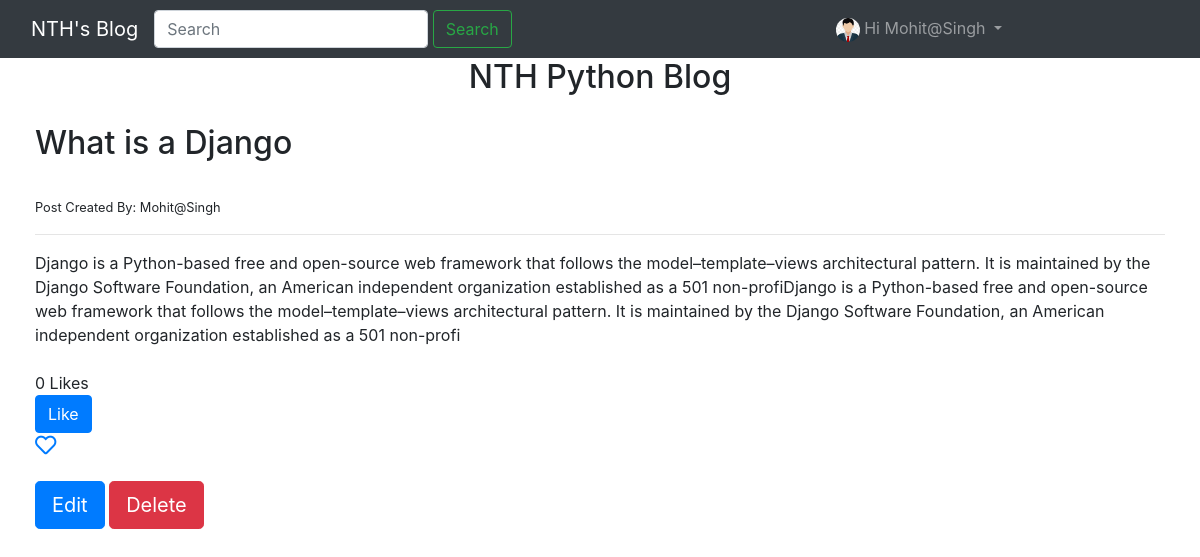
The page /nthblog/2/what-is-a-django/ (signed in) on the database its author committed.
### Blogproject/models.py (models this page shows, shortened)
class Profile(models.Model):
    user = models.OneToOneField(User , on_delete=models.CASCADE)
    dob = models.DateField(null=True, blank=True)
    phote = models.ImageField(null=True, blank=True, upload_to='myimages')

class Post(models.Model):
    STATUS_CHOICES = (
        ('draft', 'draft'),
        ('published', 'published')
    )
    title = models.CharField(max_length=50)
    slug = models.CharField(max_length=50)
    author = models.ForeignKey(User, on_delete=models.CASCADE)
    body = models.TextField()
    likes = models.ManyToManyField(User, blank=True, related_name='likes')
    created = models.DateTimeField(auto_now_add=True)
    updated = models.DateTimeField(auto_now=True)
    status = models.CharField(max_length=20, choices=STATUS_CHOICES, default='draft')
    favourite = models.ManyToManyField(User, related_name='favourite', blank=True)
    restrict_comment = models.BooleanField(default=False)
    def total_likes(self):
        return self.likes.count()

### Blogproject/views.py (the view)
# urls.py: url(r'^nthblog/(?P<id>\d+)/(?P<slug>[\w-]+)/$',views.post_detail, name='post_detail'),
@login_required(login_url='login')
def post_detail(request, id, slug):
    post = get_object_or_404(Post, id=id, slug=slug)
    comments = Comment.objects.filter(post=post, reply=None).order_by('-id')
    is_liked = False
    if post.likes.filter(id=request.user.id).exists():
        is_liked = True
    is_favourite = False
    if post.favourite.filter(id=request.user.id).exists():
        is_favourite = True
    if request.method == "POST":
        comment_form = CommentForm(request.POST or None)
        if comment_form.is_valid():
            content = request.POST.get('content')
            reply_id = request.POST.get('comment_id')
            comment_qs = None
            if reply_id:
                comment_qs = Comment.objects.get(id=reply_id)
            comment = Comment.objects.create(post=post, user=request.user, content=content, reply=comment_qs)
            comment.save()
            return HttpResponseRedirect(post.get_absolute_url())
    else:
        comment_form = CommentForm()
    context = {
        'post': post,
        'is_liked': is_liked,
        'is_favourite': is_favourite,
        'total_likes': post.total_likes(),
        'comments': comments,
        'comment_form': comment_form
    }
    return render(request, 'post_details.html', context)

### Blogproject/form.py
class CommentForm(forms.ModelForm):
    content = forms.CharField(
        label="",
        widget=forms.Textarea(
            attrs={
                'class':'form-control',
                'placeholder':'Write Reply Here...',
                'rows':'4',
                'cols':'50'
            }
        )
    )
    class Meta:
        model = Comment
        fields = ('content',)

### templates/post_details.html (shortened to what this page needs)
{% extends 'base.html' %}
{% block content %}
{% include 'alerts.html' %}
<div class="container-fluid" style="margin: 20px;">
    <h2>{{ post.title }}</h2><br>
    <small>Post Created By: {{ post.author }}</small>
    <hr>
    {{ post.body }}<br><br>
    {{ total_likes }} Like{{ total_likes|pluralize }}
    <br>
    <form action="{% url 'like_post' %}" method="POST">
        {% if is_liked %}
        <button type="submit" name="post_id" value="{{ post.id }}" class="btn btn-danger">Dislike</button>
        {% else %}
        <button type="submit" name="post_id" value="{{ post.id }}" class="btn btn-primary">Like</button>
        {% endif %}
    </form>
    <div id="favourite-section">
    {% if is_favourite %}
        <a href="{% url 'favourite_post' id=post.id %}">
            <i class="fas fa-heart fa-lg"></i>
        </a>
    {% else %}
        <a href="{% url 'favourite_post' id=post.id %}">
            <i class="far fa-heart fa-lg"></i>
        </a>
    {% endif %}
    </div>
<br>
    {% if post.author == request.user %}
    <div>
        <a href="{% url 'post_edit' id=post.id %}" class="btn btn-lg btn-primary text-white" >Edit</a>
        <a href="{% url 'post_delete' id=post.id %}" class="btn btn-danger btn-lg text-white">Delete</a>
    </div>
    {% endif %}
<br>
{% endblock %}

### templates/navbar.html (shortened to what this page needs)
{% load static %}
<!DOCTYPE html>
<html lang="en">
<head>
</head>
<body>
{% block content %}
<nav class="navbar navbar-expand-lg navbar-dark bg-dark">
  <div class="container-fluid">
    <a class="navbar-brand" href="{% url 'post_list' %}">NTH's Blog</a>
    <div class="collapse navbar-collapse" id="navbarSupportedContent">
     <ul class="navbar-nav mr-auto">
          <form class="d-flex" action="{% url 'post_list' %}">
          <input class="form-control me-2" type="search" placeholder="Search" aria-label="Search" name="q">&nbsp;
          <button class="btn btn-outline-success" type="submit">Search</button>
        </form>
      </ul>
    </div>
  </div>
    <ul class="navbar-nav">
          {% if request.user.is_authenticated %}
        <li class="nav-item dropdown">
          <a class="nav-link dropdown-toggle" href="#" id="navbarDropdown" role="button" data-toggle="dropdown" aria-expanded="false">
           {% if request.user.profile.phote %}
               <img src="{{ request.user.profile.phote.url }}" alt="narayana image" style="height: 7%; width: 7%; border-radius: 50%">
           {% else %}
               <img src="{% static 'myimages/user.jpg' %}" alt="navbar-img" style="height: 10%; width: 10%; border-radius: 50%;">
           {% endif %}
          <span> Hi {{ request.user }}</span>
          </a>
        </li>
          {% endif %}
    </ul>
</nav>
{% endblock %}
</body>
</html>

### rows shown on the page
Post: title "What is a Django", author "Mohit@Singh", body "Django is a Python-based free and open-source web framework that follows the model–template–views architectural pattern. It is maintained by the Django Software Foundation, an American independent organization established as a 501 non-profiDjango is a Python-based free and open-source web framework that follows the model–template–views architectural pattern. It is maintained by the Django Software Foundation, an American independent organization established as a 501 non-profi"

### other values the page prints
{{ request.user }} "Mohit@Singh"
{{ total_likes }} "0"
